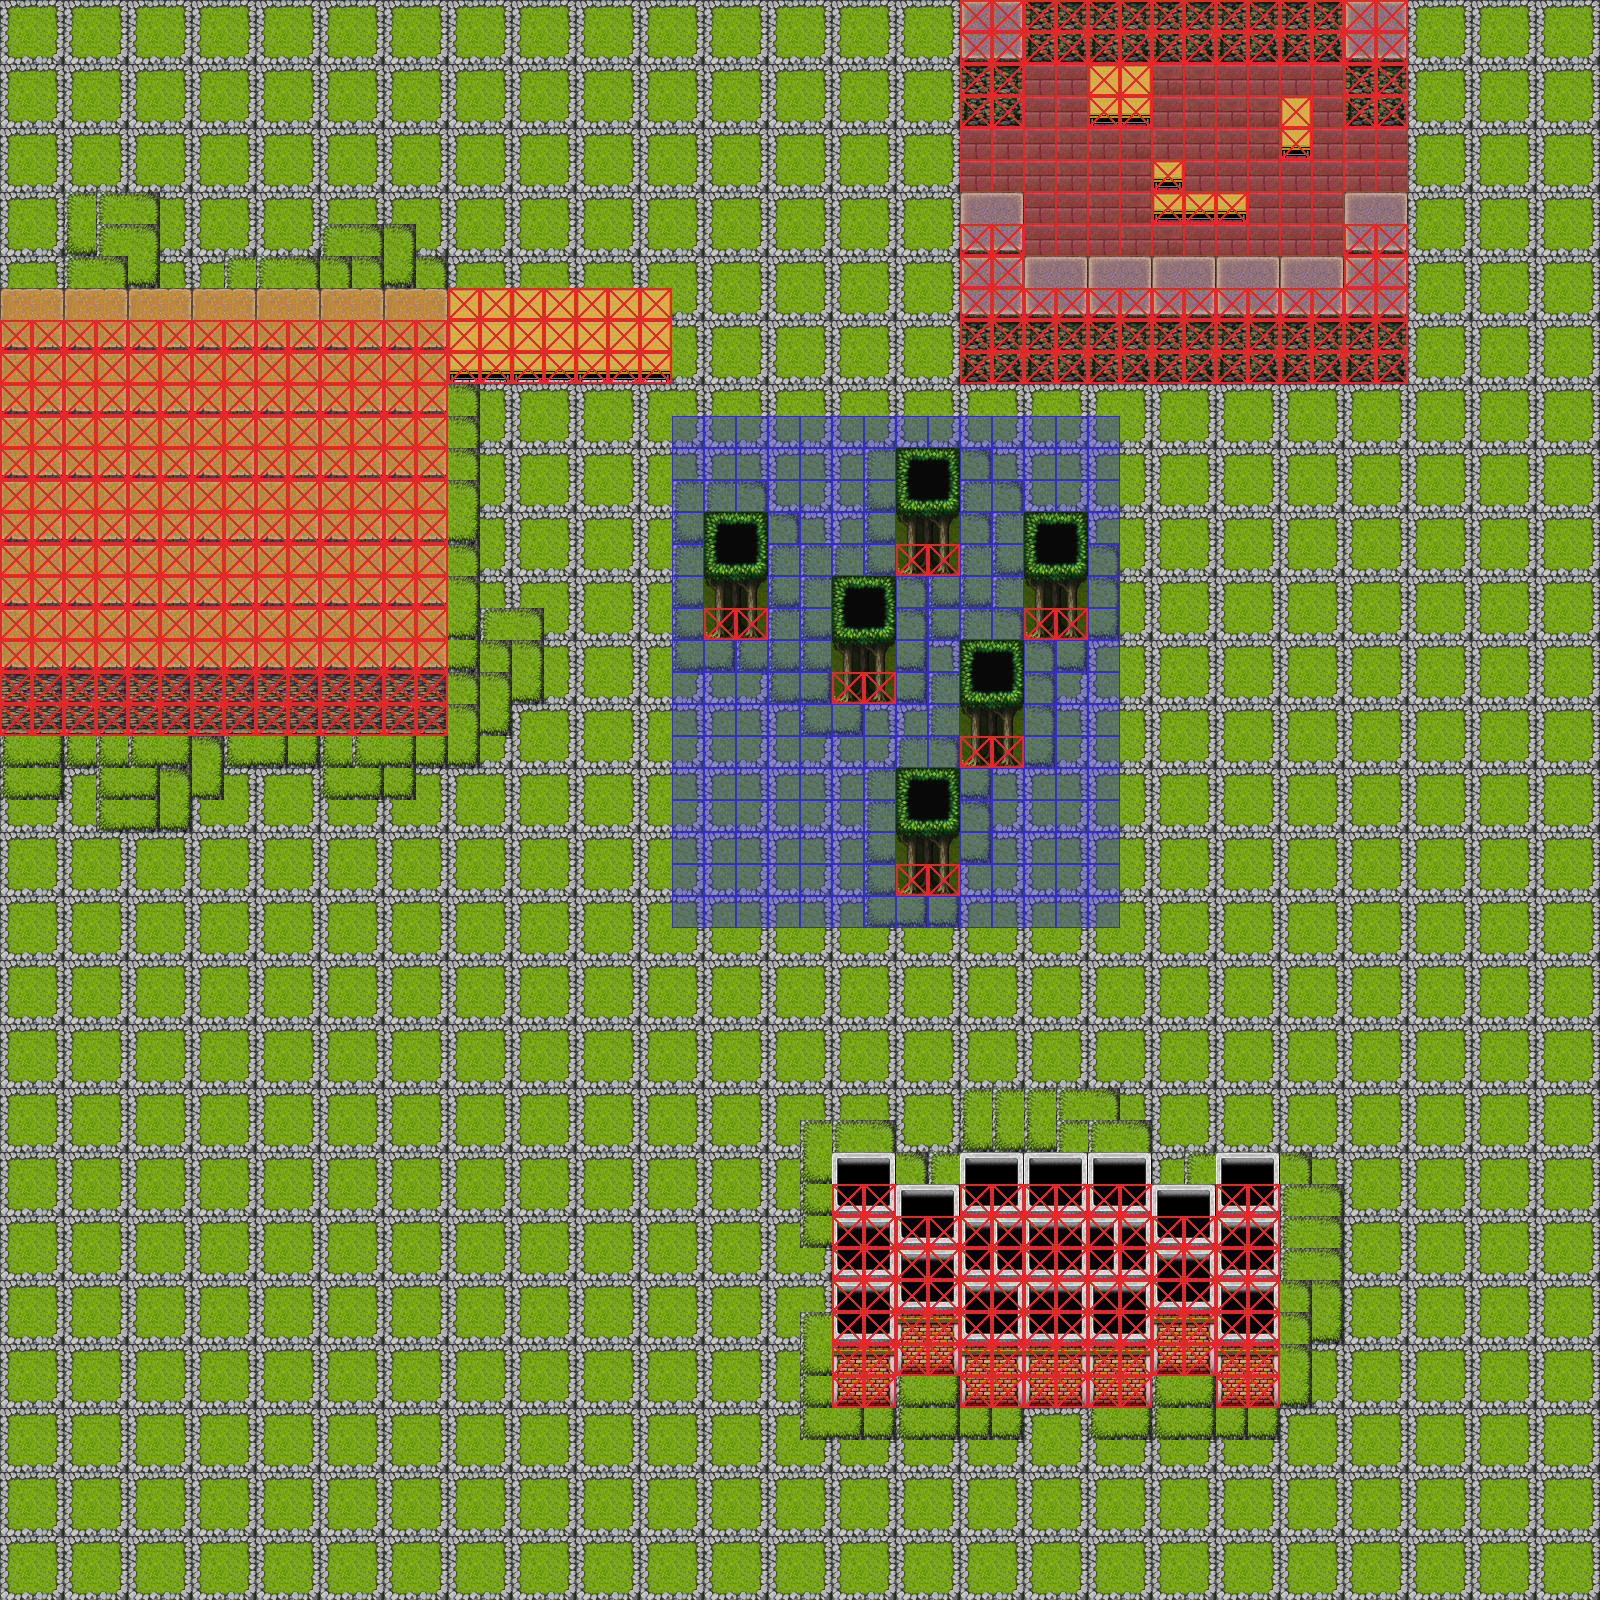

Rendered tile map (Tiled .tmx) drawn with the repository's tilesets; below, a short description and the map source with its tile grids summarised:
An orthogonal 50x50 tile map with 32x32 px tiles, 4 tile layers (Ground, Room, Object, Collision), 3 tilesets.

<map version="1.4" tiledversion="1.4.2" orientation="orthogonal" renderorder="right-down" width="50" height="50" tilewidth="32" tileheight="32" infinite="0" nextlayerid="9" nextobjectid="10">
 <editorsettings>
  <export target="defaultmap.json" format="json" />
 </editorsettings>
 <tileset firstgid="1" name="wall-tiles" tilewidth="32" tileheight="32" tilecount="240" columns="16">
  <image source="../tiles/wall-tiles.png" width="512" height="480" />
 </tileset>
 <tileset firstgid="241" name="util-tiles" tilewidth="32" tileheight="32" tilecount="6" columns="3">
  <image source="../tiles/util-tiles.png" width="96" height="64" />
 </tileset>
 <tileset firstgid="247" name="table-tiles" tilewidth="32" tileheight="32" tilecount="16" columns="4">
  <image source="../tiles/table-tiles.png" width="128" height="128" />
 </tileset>
 <layer id="1" name="Ground" width="50" height="50">
  <data>[2500 cells, 2500 non-empty, 12 distinct tile ids]</data>
 </layer>
 <layer id="4" name="Room" width="50" height="50">
  <data>[2500 cells, 322 non-empty, 2 distinct tile ids]</data>
 </layer>
 <layer id="3" name="Object" width="50" height="50">
  <data>[2500 cells, 479 non-empty, 47 distinct tile ids]</data>
 </layer>
 <layer id="8" name="Collision" width="50" height="50">
  <data>[2500 cells, 401 non-empty, 1 distinct tile ids]</data>
 </layer>
</map>